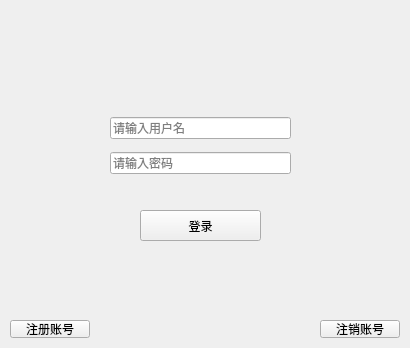
<?xml version="1.0" encoding="UTF-8"?>
<ui version="4.0">
 <class>TcpClient</class>
 <widget class="QWidget" name="TcpClient">
  <property name="geometry">
   <rect>
    <x>0</x>
    <y>0</y>
    <width>410</width>
    <height>348</height>
   </rect>
  </property>
  <property name="windowTitle">
   <string>TcpClient</string>
  </property>
  <widget class="QPushButton" name="login_pb">
   <property name="geometry">
    <rect>
     <x>140</x>
     <y>210</y>
     <width>121</width>
     <height>31</height>
    </rect>
   </property>
   <property name="text">
    <string>登录</string>
   </property>
  </widget>
  <widget class="QPushButton" name="regist_pb">
   <property name="geometry">
    <rect>
     <x>10</x>
     <y>320</y>
     <width>80</width>
     <height>18</height>
    </rect>
   </property>
   <property name="text">
    <string>注册账号</string>
   </property>
  </widget>
  <widget class="QPushButton" name="delete_pb">
   <property name="geometry">
    <rect>
     <x>320</x>
     <y>320</y>
     <width>80</width>
     <height>18</height>
    </rect>
   </property>
   <property name="text">
    <string>注销账号</string>
   </property>
  </widget>
  <widget class="QWidget" name="">
   <property name="geometry">
    <rect>
     <x>110</x>
     <y>110</y>
     <width>181</width>
     <height>71</height>
    </rect>
   </property>
   <layout class="QVBoxLayout" name="verticalLayout">
    <item>
     <widget class="QLineEdit" name="name_lineEdit">
      <property name="placeholderText">
       <string>请输入用户名</string>
      </property>
     </widget>
    </item>
    <item>
     <widget class="QLineEdit" name="pwd_lineEdit">
      <property name="echoMode">
       <enum>QLineEdit::Password</enum>
      </property>
      <property name="placeholderText">
       <string>请输入密码</string>
      </property>
     </widget>
    </item>
   </layout>
  </widget>
 </widget>
 <resources/>
 <connections/>
</ui>
